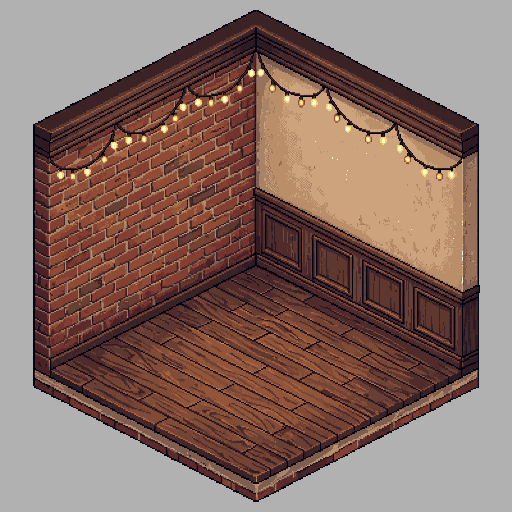
#> input picture e2e/pixel-art/salao/base.png, 512 x 512 px
$ python noite.py
#> lines starting #> are read from the running program, lines starting #| are printed output that depends on the picture; after the words box and inside, x2 and y2 are one past the last pixel; in counts of white or black regions, pixels touching at a corner belong together
# A NOITE DO SALÃO, por código (o quarto mostrou que pintar a noite por edição mancha a parede): o dia vezes a luz da
# noite do QUARTO, que tem a mesma geometria (o salão é o quarto 27 px abaixo; ver README.md). As LUZINHAS ficam acesas:
# os pixels claros e quentes da fieira não escurecem, e jogam um brilho quente e suave em volta (de noite, são elas a
# luz do salão).
#   python e2e/pixel-art/salao/noite.py   → noite.png
import os
import numpy as np
from PIL import Image
from scipy.ndimage import gaussian_filter, binary_dilation

AQUI = os.path.dirname(os.path.abspath(__file__))
Q = os.path.join(AQUI, '..', 'quarto', 'novo', 'quarto', 'janelas')
dia = np.array(Image.open(os.path.join(AQUI, 'base.png')).convert('RGB')).astype(float)
qd = np.array(Image.open(os.path.join(Q, 'sem-janela-dia.png')).convert('RGB')).astype(float)
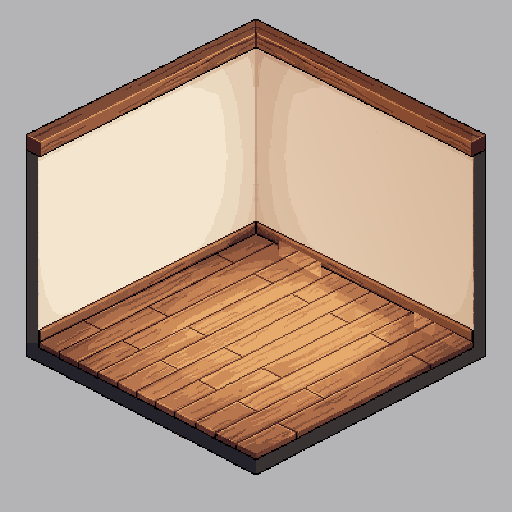
#> input picture e2e/pixel-art/quarto/novo/quarto/janelas/sem-janela-dia.png, 512 x 512 px
qn = np.array(Image.open(os.path.join(Q, 'sem-janela-noite.png')).convert('RGB')).astype(float)
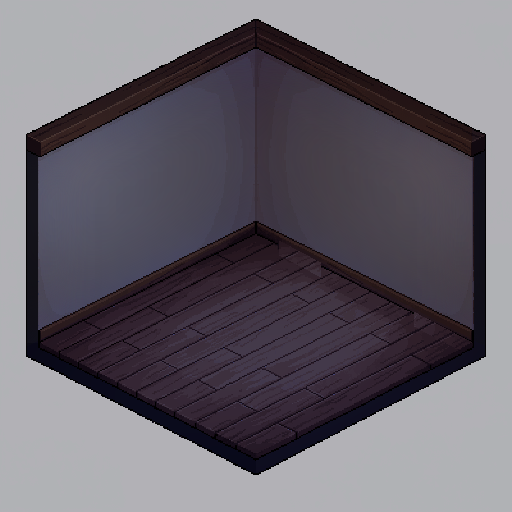
#> input picture e2e/pixel-art/quarto/novo/quarto/janelas/sem-janela-noite.png, 512 x 512 px
borrar = lambda a, r: np.stack([gaussian_filter(a[..., c], r) for c in range(3)], 2)
# só onde o quarto tem quarto (o cinza em volta daria razão 1, e a borda de baixo do salão ficava clara)
foraQ = np.abs(qd - qd[0, 0]).max(2) < 20
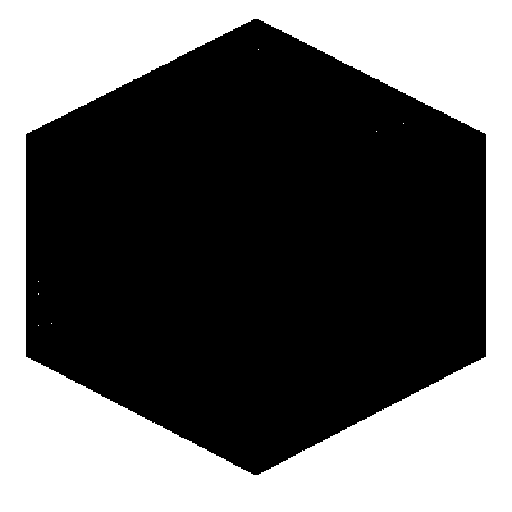
#> foraQ: shape (512, 512) bool; 40.4% white; 8 white regions (7 under 20 px), largest, box (x1, y1, x2, y2) and area: (0, 0, 512, 512) 105931
peso = gaussian_filter((~foraQ).astype(float), 12)[..., None]
razao = borrar(np.where(foraQ[..., None], 0, qn), 12) / np.maximum(1, borrar(np.where(foraQ[..., None], 0, qd), 12))
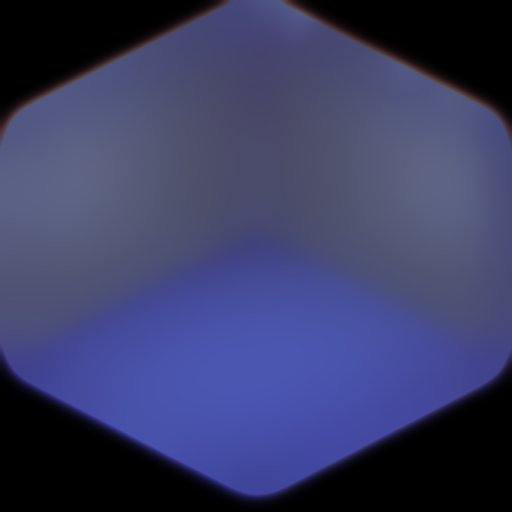
#> razao: shape (512, 512, 3) float64; mean R, G, B 0.229, 0.242, 0.398
media = razao[~foraQ].mean(0)
#> media = [0.303, 0.323, 0.526]
razao = np.where(peso > 0.5, razao, media)
# o quarto, 27 px acima: a razão dele desce 27 px para cair no mesmo lugar do salão
desloc = np.ones_like(razao) * razao[226:236].mean((0, 1))
desloc[27:] = razao[:-27]
noite = dia * np.clip(desloc, 0, 1.2)
# as luzinhas: claras, quentes e saturadas, no alto das paredes
r, g, b = dia[..., 0], dia[..., 1], dia[..., 2]
ys = np.mgrid[0:512, 0:512][0]
luz = (r > 200) & (g > 150) & (b < 150) & (r - b > 90) & (ys < 200)
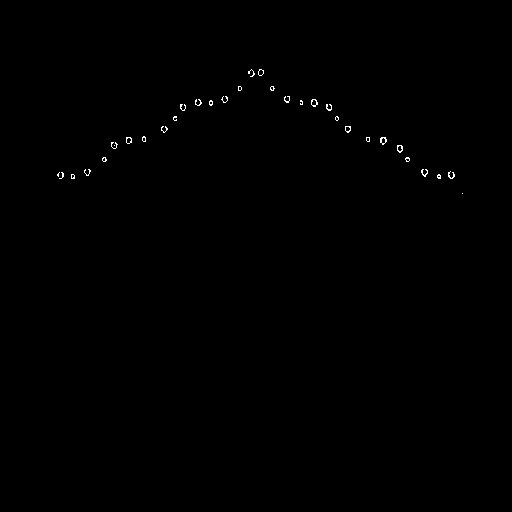
#> luz: shape (512, 512) bool; 0.22% white in thin lines or dots, all inside (x1, y1, x2, y2) = (57, 69, 463, 194)
# só as LÂMPADAS: pedaços de 3 pixels ou mais com o miolo bem claro (relato de 15/10/2026, "de noite tem vários pontos
# brancos": os fiapos claros do rejunte do tijolo novo passavam no teste e ficavam acesos)
from scipy.ndimage import label as rotular
rot, _ = rotular(luz)
#> rot: shape (512, 512) int32; 70 distinct labels, from 0 to 69
tam = np.bincount(rot.ravel()); tam[0] = 0
#> after `tam = np.bincount(rot.ravel())`: tam = 70 values, max 261573 at index 0, min 1 at index 1, mean 3744.9
brilho_max = np.zeros(tam.size); np.maximum.at(brilho_max, rot.ravel(), (r + g).ravel())
#> after `brilho_max = np.zeros(tam.size)`: brilho_max = 70 values from 0 to 0
luz = np.isin(rot, np.nonzero((tam >= 3) & (brilho_max >= 430))[0])
#> luz: shape (512, 512) bool; 0.21% white in thin lines or dots, all inside (x1, y1, x2, y2) = (57, 69, 455, 179)
luz = binary_dilation(luz, iterations=1) & (r > 150)
#> luz: shape (512, 512) bool; 0.48% white; 30 white regions, largest, box (x1, y1, x2, y2) and area: (310, 98, 319, 108) 61, (379, 136, 388, 146) 60, (447, 171, 456, 180) 57
noite[luz] = dia[luz]
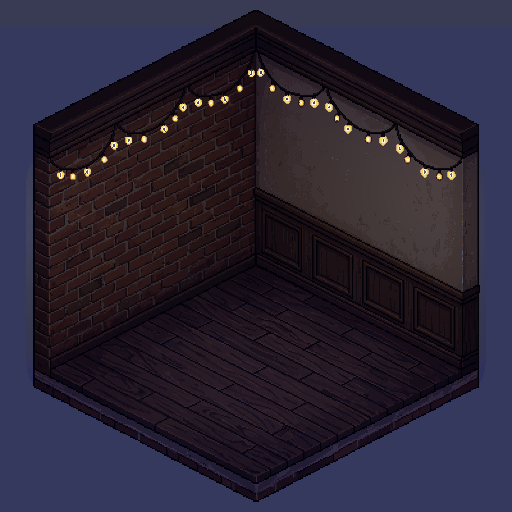
#> noite: shape (512, 512, 3) float64; mean R, G, B 42.5, 36.5, 52.7
brilho = gaussian_filter(luz.astype(float), 9)
brilho = brilho / max(1e-6, brilho.max())
noite = noite + brilho[..., None] * np.array([70, 42, 12])
fora = np.abs(dia - dia[0, 0]).max(2) < 20
#> fora: shape (512, 512) bool; 35.7% white; 19 white regions (18 under 20 px), largest, box (x1, y1, x2, y2) and area: (0, 0, 512, 512) 93593
noite[fora] = dia[fora]
Image.fromarray(np.clip(noite, 0, 255).astype(np.uint8)).save(os.path.join(AQUI, 'noite.png'))
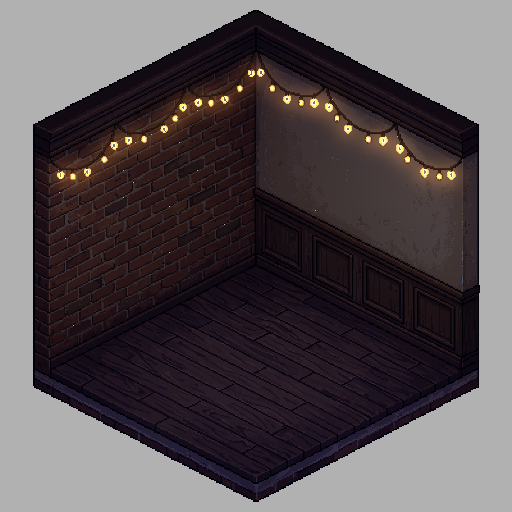
#> saved as noite.png: PIL image 512x512 RGB; mean R, G, B 88, 80.1, 83.3
print('noite.png', int(luz.sum()), 'pixels de luzinha')
#| noite.png 1249 pixels de luzinha
